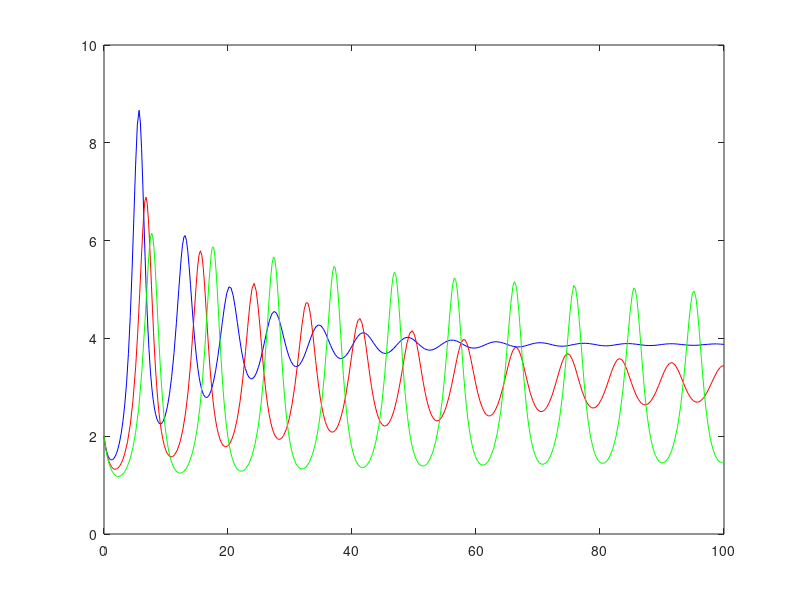

Recreate this plot in MATLAB. (Note: this script raises an error after producing the figure.)
function model
[T,Y]   = ode45(@Bqfun1,[0 100],[2 2]);
[T1,Y1] = ode45(@Bqfun2,[0 100],[2 2]);
[T2,Y2] = ode45(@Bqfun3,[0 100],[2 2]);

plot (T,Y(:,1),'b',T1,Y1(:,1),'r',T2,Y2(:,1),'g');
h=legend('delta0 = 1','delta0 = 0.8','delta0 = 0.7',3)
xlabel('t');
ylabel('x');

function dy1 = Bqfun1(t,y)
dy1 = zeros(2,1);
r=2; K=50; theta=4; alpha=0.7; a=0.04; b=0.07; delta0=1; delta1=.3; c=0.7;
dy1=[(r*y(1)*(1-(y(1)/K))*((y(1))/(y(1)+theta))-(alpha*y(1)*y(2)/((1+a*y(1)+b*y(2)))))
    ((c*alpha*y(1)*y(2)/((1+a*y(1)+b*y(2))))-delta0*y(2)-delta1*y(2)*y(2))]

function dy2 = Bqfun2(t,y)
dy2 = zeros(2,1);
r=2; K=50; theta=4; alpha=0.7; a=0.04; b=0.07; delta0=0.8; delta1=.3; c=0.7;
dy2=[(r*y(1)*(1-(y(1)/K))*((y(1))/(y(1)+theta))-(alpha*y(1)*y(2)/((1+a*y(1)+b*y(2)))))
    ((c*alpha*y(1)*y(2)/((1+a*y(1)+b*y(2))))-delta0*y(2)-delta1*y(2)*y(2))]

function dy3 = Bqfun3(t,y)
dy3 = zeros(2,1);
r=2; K=50; theta=4; alpha=0.7; a=0.04; b=0.07; delta0=0.7; delta1=.3; c=0.7;
dy3=[(r*y(1)*(1-(y(1)/K))*((y(1))/(y(1)+theta))-(alpha*y(1)*y(2)/((1+a*y(1)+b*y(2)))))
    ((c*alpha*y(1)*y(2)/((1+a*y(1)+b*y(2))))-delta0*y(2)-delta1*y(2)*y(2))]
